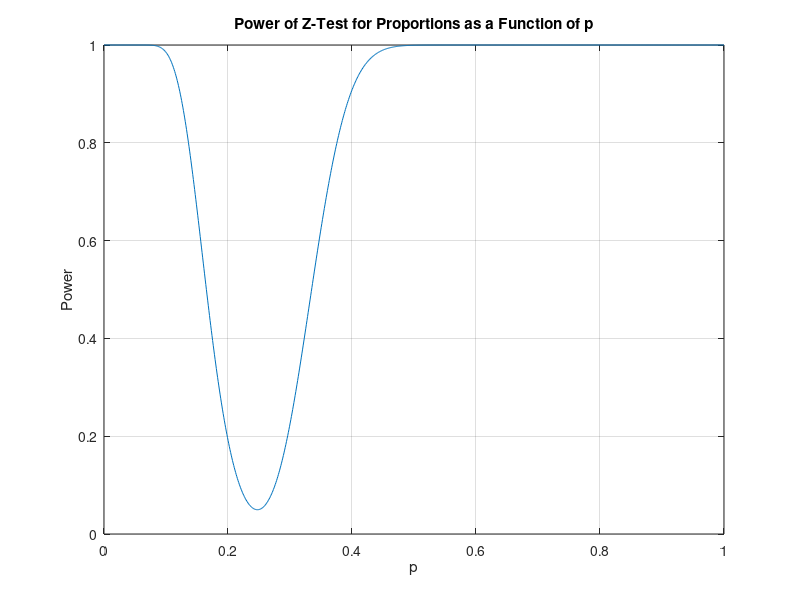

Reproduce this figure in MATLAB.
% Parameters
n = 100;  % sample size
p0 = 1/4;  % null hypothesis probability
alpha = 0.05;  % significance level

% Rejection region for two-tailed test
z_alpha = norminv(1 - alpha/2);
rejection_region = [p0 - z_alpha*sqrt(p0*(1-p0)/n), p0 + z_alpha*sqrt(p0*(1-p0)/n)];

% Range of p values to consider for the power calculation
p_values = linspace(0, 1, 1000);

% Calculate power for each p value
power = zeros(size(p_values));
for i = 1:length(p_values)
    p = p_values(i);
    power(i) = 1 - normcdf(rejection_region(2), p, sqrt(p*(1-p)/n)) ...
               + normcdf(rejection_region(1), p, sqrt(p*(1-p)/n));
end

% Plot power as a function of p
figure;
plot(p_values, power);
xlabel('p');
ylabel('Power');
title('Power of Z-Test for Proportions as a Function of p');
grid on;
